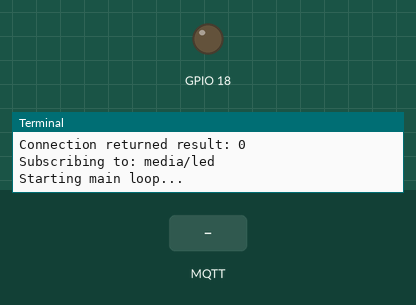
This program was run on a simulated Raspberry Pi (BCM pin numbers). Parts: output pins drawn as LEDs (lit = HIGH), the last lines printed to the terminal. Dashed ring = blinking. The inputs (shaded band) are chosen by the test bench. No MQTT or app messages arrive unless stated.

Above: at 1.3 s.
1.4 s: MQTT message "1" arrives on the first subscribed topic
At 2.15 s:
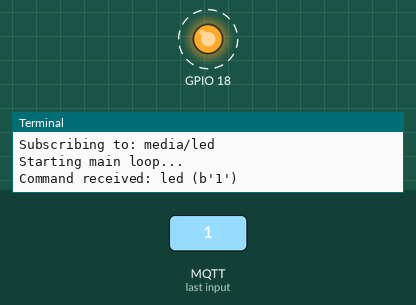
4.4 s: MQTT message "on" arrives on the first subscribed topic
7.4 s: MQTT message "off" arrives on the first subscribed topic
Timing chart, 0 to 12.0 s (numbered marks = the images above; inputs shaded):
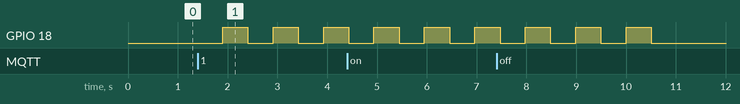

The program:

start.py
```python
#!/usr/bin/python -u
# -*- coding: utf-8 -*-

import paho.mqtt.client as mqtt
import RPi.GPIO as GPIO
import os
import time
import signal

# Default configuration
config = {
    'mqtt': {
        'broker': os.getenv('MQTT_BROKER', 'localhost'),
        'port': int(os.getenv('MQTT_PORT', '1883')),
        'prefix': os.getenv('MQTT_PREFIX', 'media'),
        'topic': os.getenv('MQTT_TOPIC', 'led'),
        'user': os.environ.get('MQTT_USER'),
        'password': os.environ.get('MQTT_PASSWORD'),
    },
    'led': {
        'channel': int(os.getenv('LED_CHANNEL', '18')),
        'pwm_cycle': float(os.getenv('LED_PWM_CYCLE', '0.005')),
        'num_flashes' : int(os.getenv('LED_NUM_FLASHES', 3))
    }
}

def mqtt_on_connect(client, userdata, flags, rc):
    """@type client: paho.mqtt.client """

    print("Connection returned result: "+str(rc))

    client.subscribe(config['mqtt']['prefix'] + "/" + config['mqtt']['topic'])
    print("Subscribing to: " + config['mqtt']['prefix'] + "/" + config['mqtt']['topic'])

def mqtt_on_message(client, userdata, message):
    """@type client: paho.mqtt.client """

    try:
        # Decode topic
        cmd = message.topic.replace(config['mqtt']['prefix'], '').strip('/')
        print("Command received: %s (%s)" % (cmd, message.payload))
        flash()
        #action = message.payload.decode()

    except Exception as e:
        print("Error during processing of message: ", message.topic, message.payload, str(e))

def cleanup():
    print("cleanup")
    mqtt_client.loop_stop()
    mqtt_client.disconnect()
    GPIO.cleanup(config['led']['channel'])

def flash():
    for flashes in range(0, config['led']['num_flashes']):
        for i in range(0,101):      # 101 because it stops when it finishes 100
            pwm.ChangeDutyCycle(i)
            time.sleep(config['led']['pwm_cycle'])
        for i in range(100,-1,-1):      # from 100 to zero in steps of -1
            pwm.ChangeDutyCycle(i)
            time.sleep(config['led']['pwm_cycle'])

try:

    ### Setup MQTT ###
    print("Initialising MQTT...")
    mqtt_client = mqtt.Client(config['mqtt']['prefix'] + "-button-mqtt")
    mqtt_client.on_connect = mqtt_on_connect
    mqtt_client.on_message = mqtt_on_message
    if config['mqtt']['user']:
        mqtt_client.username_pw_set(config['mqtt']['user'], password=config['mqtt']['password']);
    mqtt_client.connect_async(config['mqtt']['broker'], config['mqtt']['port'], 60)
    mqtt_client.loop_start()

    ### Setup GPIO ###
    print("Initializing GPIO...")
    GPIO.setmode(GPIO.BCM)
    GPIO.setup(config['led']['channel'], GPIO.OUT)
    pwm = GPIO.PWM(config['led']['channel'], 100)
    pwm.start(0)

    print("Starting main loop...")
    mqtt_client.loop_forever(retry_first_connection=True)
finally:
    cleanup()
```

Measured:
- after the input at 1.4 s, GPIO 18: alternates HIGH for 0.51 s and LOW for 0.51 s, starting after 0.50 s
